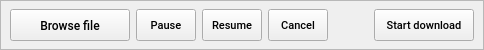
                  <widget class="QFrame" name="frame_btns">
                   <property name="minimumSize">
                    <size>
                     <width>0</width>
                     <height>50</height>
                    </size>
                   </property>
                   <property name="maximumSize">
                    <size>
                     <width>16777215</width>
                     <height>50</height>
                    </size>
                   </property>
                   <property name="font">
                    <font>
                     <family>Roboto Medium</family>
                    </font>
                   </property>
                   <property name="frameShape">
                    <enum>QFrame::StyledPanel</enum>
                   </property>
                   <property name="frameShadow">
                    <enum>QFrame::Raised</enum>
                   </property>
                   <layout class="QHBoxLayout" name="horizontalLayout_9">
                    <property name="leftMargin">
                     <number>9</number>
                    </property>
                    <property name="topMargin">
                     <number>0</number>
                    </property>
                    <property name="rightMargin">
                     <number>9</number>
                    </property>
                    <property name="bottomMargin">
                     <number>0</number>
                    </property>
                    <item>
                     <widget class="QPushButton" name="btn_open_save_location">
                      <property name="enabled">
                       <bool>true</bool>
                      </property>
                      <property name="minimumSize">
                       <size>
                        <width>120</width>
                        <height>32</height>
                       </size>
                      </property>
                      <property name="maximumSize">
                       <size>
                        <width>120</width>
                        <height>32</height>
                       </size>
                      </property>
                      <property name="font">
                       <font>
                        <family>Roboto Medium</family>
                       </font>
                      </property>
                      <property name="toolTip">
                       <string>Browse save location</string>
                      </property>
                      <property name="styleSheet">
                       <string notr="true"/>
                      </property>
                      <property name="text">
                       <string>Browse file</string>
                      </property>
                      <property name="shortcut">
                       <string>Ctrl+B</string>
                      </property>
                     </widget>
                    </item>
                    <item>
                     <widget class="QPushButton" name="btn_pause">
                      <property name="enabled">
                       <bool>true</bool>
                      </property>
                      <property name="minimumSize">
                       <size>
                        <width>60</width>
                        <height>32</height>
                       </size>
                      </property>
                      <property name="maximumSize">
                       <size>
                        <width>60</width>
                        <height>32</height>
                       </size>
                      </property>
                      <property name="font">
                       <font>
                        <family>Roboto Medium</family>
                        <pointsize>8</pointsize>
                        <weight>50</weight>
                        <italic>false</italic>
                        <bold>false</bold>
                       </font>
                      </property>
                      <property name="text">
                       <string>Pause</string>
                      </property>
                      <property name="shortcut">
                       <string>Ctrl+Alt+P</string>
                      </property>
                     </widget>
                    </item>
                    <item>
                     <widget class="QPushButton" name="btn_resume">
                      <property name="enabled">
                       <bool>true</bool>
                      </property>
                      <property name="minimumSize">
                       <size>
                        <width>60</width>
                        <height>32</height>
                       </size>
                      </property>
                      <property name="maximumSize">
                       <size>
                        <width>60</width>
                        <height>32</height>
                       </size>
                      </property>
                      <property name="font">
                       <font>
                        <family>Roboto Medium</family>
                        <pointsize>8</pointsize>
                        <weight>50</weight>
                        <italic>false</italic>
                        <bold>false</bold>
                       </font>
                      </property>
                      <property name="text">
                       <string>Resume</string>
                      </property>
                      <property name="shortcut">
                       <string>Ctrl+R</string>
                      </property>
                     </widget>
                    </item>
                    <item>
                     <widget class="QPushButton" name="btn_cancel">
                      <property name="enabled">
                       <bool>true</bool>
                      </property>
                      <property name="minimumSize">
                       <size>
                        <width>60</width>
                        <height>32</height>
                       </size>
                      </property>
                      <property name="maximumSize">
                       <size>
                        <width>60</width>
                        <height>32</height>
                       </size>
                      </property>
                      <property name="font">
                       <font>
                        <family>Roboto Medium</family>
                        <pointsize>8</pointsize>
                        <weight>50</weight>
                        <italic>false</italic>
                        <bold>false</bold>
                       </font>
                      </property>
                      <property name="styleSheet">
                       <string notr="true"/>
                      </property>
                      <property name="text">
                       <string>Cancel</string>
                      </property>
                      <property name="shortcut">
                       <string>Ctrl+C</string>
                      </property>
                     </widget>
                    </item>
                    <item>
                     <spacer name="horizontalSpacer_3">
                      <property name="font">
                       <font>
                        <family>Roboto Medium</family>
                       </font>
                      </property>
                      <property name="orientation">
                       <enum>Qt::Horizontal</enum>
                      </property>
                      <property name="sizeHint" stdset="0">
                       <size>
                        <width>40</width>
                        <height>20</height>
                       </size>
                      </property>
                     </spacer>
                    </item>
                    <item>
                     <widget class="QPushButton" name="btn_start_download">
                      <property name="enabled">
                       <bool>true</bool>
                      </property>
                      <property name="minimumSize">
                       <size>
                        <width>100</width>
                        <height>32</height>
                       </size>
                      </property>
                      <property name="maximumSize">
                       <size>
                        <width>100</width>
                        <height>32</height>
                       </size>
                      </property>
                      <property name="font">
                       <font>
                        <family>Roboto Medium</family>
                        <pointsize>8</pointsize>
                        <weight>50</weight>
                        <italic>false</italic>
                        <bold>false</bold>
                       </font>
                      </property>
                      <property name="toolTip">
                       <string>Press to download</string>
                      </property>
                      <property name="styleSheet">
                       <string notr="true"/>
                      </property>
                      <property name="text">
                       <string>Start download</string>
                      </property>
                      <property name="shortcut">
                       <string>Ctrl+D</string>
                      </property>
                      <property name="checkable">
                       <bool>false</bool>
                      </property>
                      <property name="checked">
                       <bool>false</bool>
                      </property>
                     </widget>
                    </item>
                   </layout>
                  </widget>
